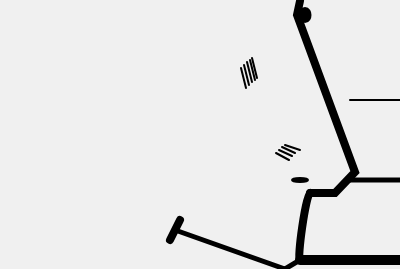
Frame 1 (no input)
Frame 60 (no input): identical to frame 1, image omitted
Frame 120 (the mouse pressed at the canvas centre since frame 60): identical to frame 1, image omitted

The p5.js sketch that drew this single still picture (run headless with seeded random() and noise() and a simulated clock; from frame 60 on, the mouse is pressed at the canvas centre):

// p5.js sketch
// ── sketch.js
function setup() {
  createCanvas(400, 269);
}

function draw() {
  background(240);
//stright lines
  stroke(0);
  strokeWeight(2);
  line(350, 100, 400, 100);

  stroke(0);
  strokeWeight(5);
  line(350, 180, 400, 180);

  stroke(0);
  strokeWeight(10);
  line(300, 260, 400, 260);
//Lines below eye
  stroke(0);
  strokeWeight(2);
  line(250, 60, 255, 80);

  stroke(0);
  strokeWeight(2);
  line(252, 58, 257, 78);

  stroke(0);
  strokeWeight(2);
  line(247, 62, 252, 82);

  stroke(0);
  strokeWeight(2);
  line(244, 65, 249, 85);

  line(0);
  strokeWeight(2);
  line(241, 68, 246, 88);
//The mouth
  noFill();
  stroke(0);
  strokeWeight(5);
  beginShape();
  vertex(300, 260);
  vertex(285, 269);
  vertex(285, 269);
  vertex(175, 230)
  endShape();
//nose
  strokeWeight(8);
  line(180, 220, 170, 240);
  beginShape();
  vertex(300, 1);
  vertex(297, 15);
  vertex(355, 172);
  vertex(335, 193);
  vertex(310, 193);
  endShape()

  fill(0);
  stroke(0);
  strokeWeight(2);
  ellipse(300, 180, 16, 4);
  line(300, 150, 285, 145);
  line(295, 153, 282, 147);
  line(292, 156, 279, 150);
  line(289, 160, 276, 153);

  beginShape();
  curveVertex(300, 180);
  curveVertex();
  curveVertex();
  curveVertex();curveVertex();
  curveVertex();
  endShape();


  //curve lines
  noFill();
  stroke(0);
  strokeWeight(8);
  beginShape();
  curveVertex(330, 193);
  curveVertex(300, 260);
  //length of line
  curveVertex(310, 193);
  curveVertex(325, 250);
  endShape();

//Eyes
ellipse(305, 15, 5, 8);




}
